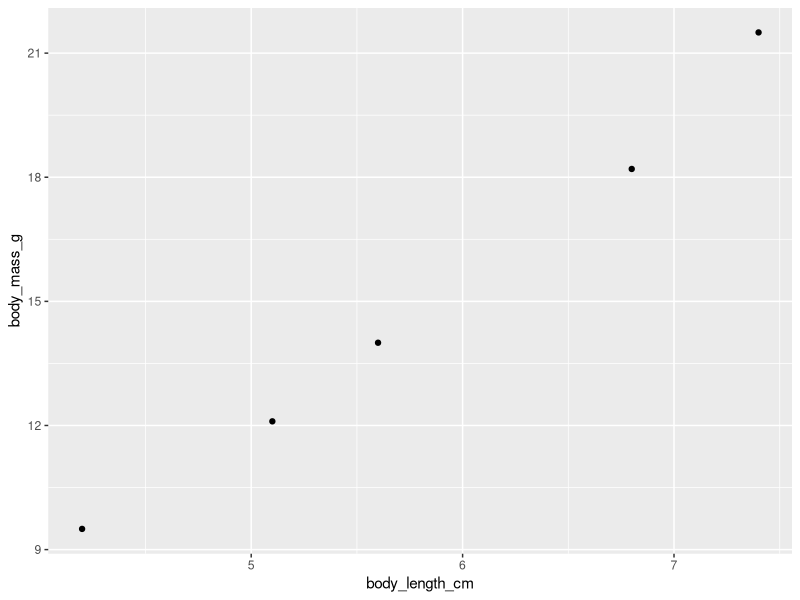
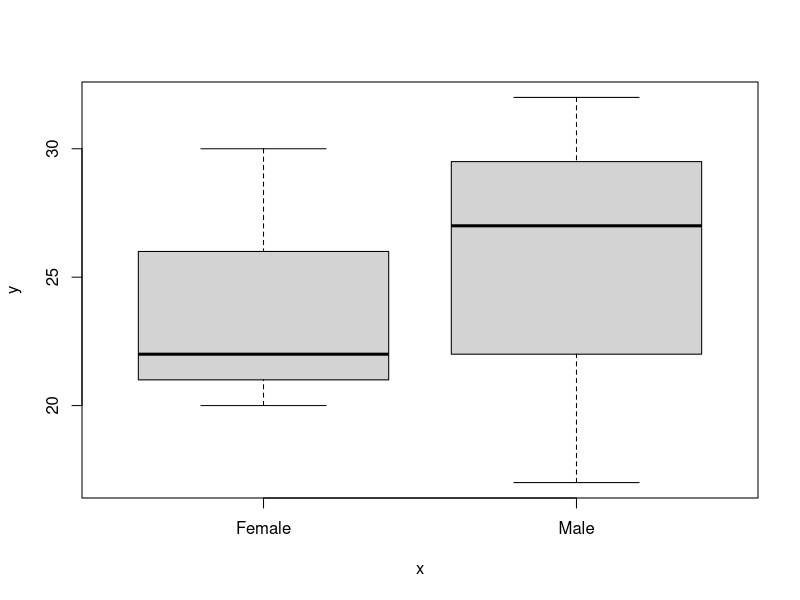
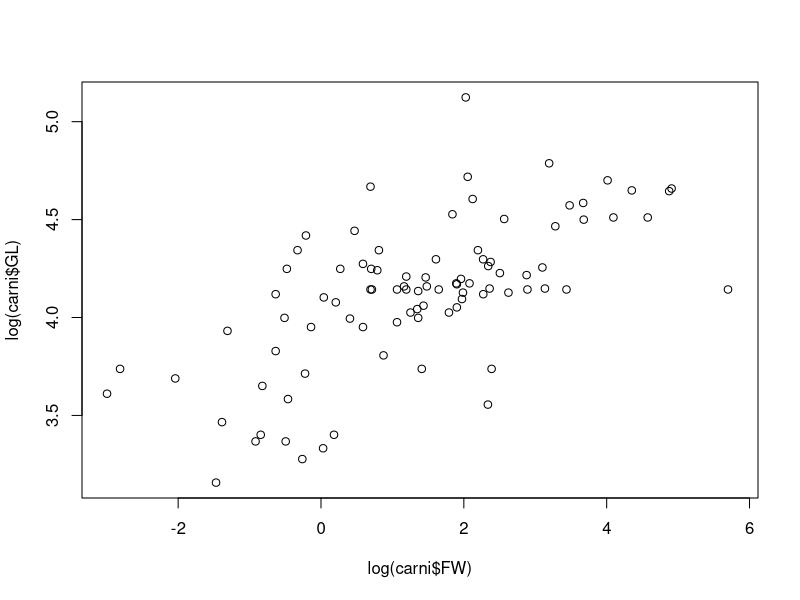

The R source for these figures, in order:
## ---- chunk 1
library(tidyverse)

mydata <- data.frame(
  body_length_cm = c(4.2, 5.1, 5.6, 6.8, 7.4),
  body_mass_g = c(9.5, 12.1, 14.0, 18.2, 21.5)
)

ggplot(mydata, aes(x = body_length_cm, y = body_mass_g)) +
  geom_point()
## ---- chunk 2
4 + 3
9 - 12
6 / 3
7 * 3
(2 * 7) + 2 - 0.4
## ---- chunk 3
sqrt(945)
3^5
abs(-23.4)
round(2.35425, digits = 2)
log(1.2)
exp(1)
log10(6)
## ---- chunk 4
3 < 10
5 > 7
5 == 5
6 != 5
3 %in% c(1, 2, 3, 4, 5)
6 %in% c(1, 2, 3, 4, 5)
## ---- chunk 5
x <- 4
x
## ---- chunk 6
A <- 1:5
B <- c(1, 3, 6, 1, 7, 9)
C <- seq(1, 12, 2)
D <- seq(1, 5, 0.1)
E <- rep(c("Male", "Female"), each = 3)
G <- rep(c("Male", "Female"), c(2, 4))
## ---- chunk 7
B
B * 3
B - 2
c(A, B)
B * c(1, 2, 3, 4, 5, 6)
A / B
## ---- chunk 8
mean(c(1, 3, 6, 1, 7, 9, NA))
mean(c(1, 3, 6, 1, 7, 9, NA), na.rm = TRUE)
## ---- chunk 9
5 / 0
-4 / 0
0 / 0
Inf - Inf
## ---- chunk 10
height <- c(173, 145, 187, 155, 179, 133)
sex <- c("Male", "Female", "Male", "Female", "Male", "Female")
age <- c(17, 22, 32, 20, 27, 30)

mydata <- data.frame(height = height, age = age, sex = sex)
mydata
## ---- chunk 11
summary(mydata)
str(mydata)
## ---- chunk 12
mydata[1, ]
mydata[, 2]
mydata[1, 2]
subset(mydata, sex == "Female")
## ---- chunk 13
class(height)
class(sex)
class(mydata)
## ---- chunk 14
plot(as.factor(mydata$sex), mydata$age)
## ---- chunk 15
mydata$sex <- as.factor(mydata$sex)
str(mydata)
## ---- chunk 16
carni <- readr::read_csv("CourseData/carnivora.csv")
## ---- chunk 17
summary(carni)
dim(carni)
names(carni)
## ---- chunk 18
summary(carni$FW)
## ---- chunk 19
class(carni$Family)
levels(as.factor(carni$Family))
## ---- chunk 20
table(carni$Family)
tapply(carni$FW, carni$Family, mean, na.rm = TRUE)
## ---- chunk 21
plot(log(carni$FW), log(carni$GL))
## ---- chunk 22
library(tidyverse)
